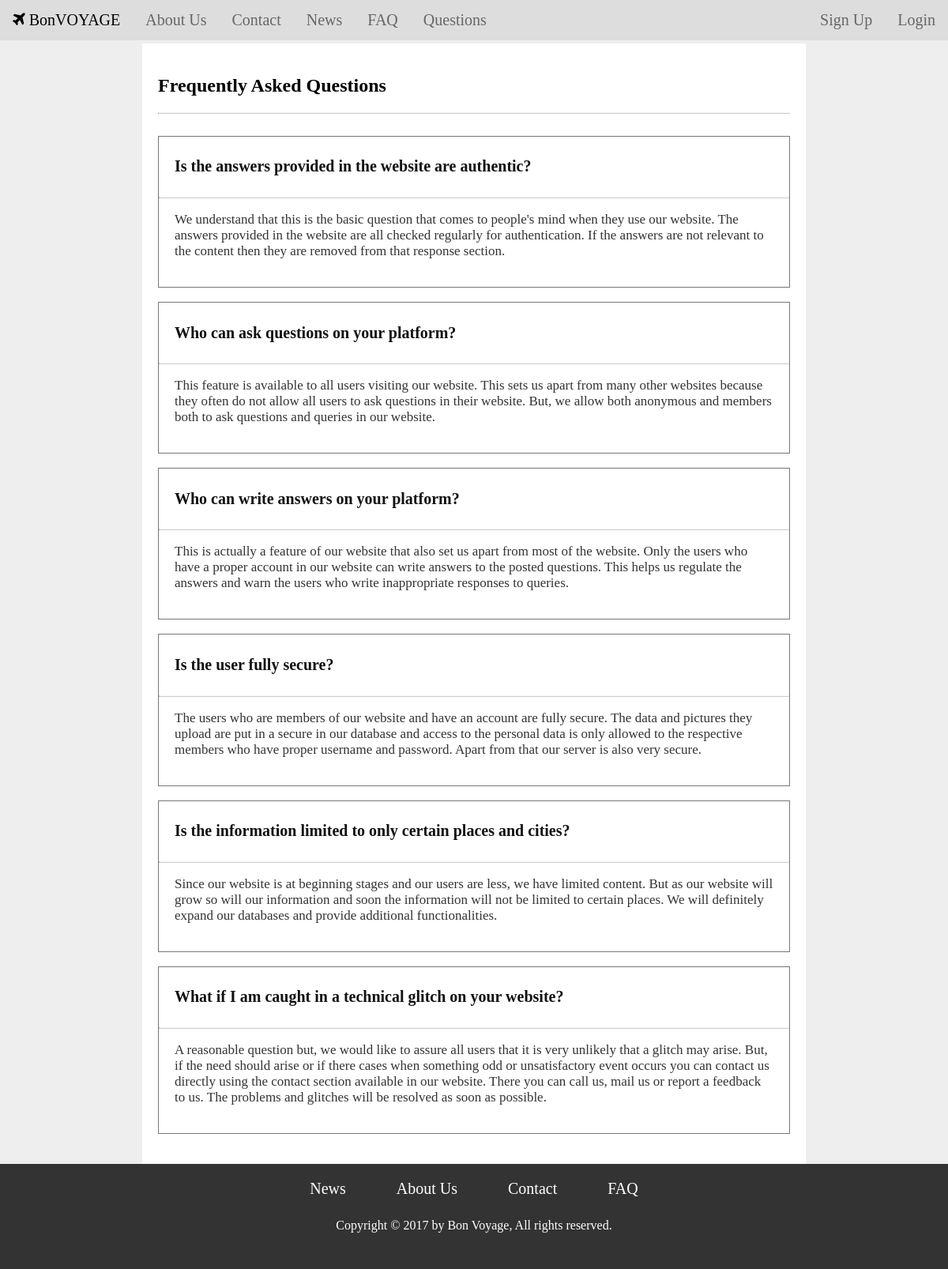
/faq/index.php, run on the app's committed database.
### tables this page shows
CREATE TABLE `Faq` (
  `Id` int(11) NOT NULL,
  `Question` text NOT NULL,
  `Answer` text NOT NULL
);

### faq/index.php (the view, shortened to what this page needs)
<?php
	include("../config.php");
	$sql = "SELECT * FROM Faq";
	$result = mysqli_query($conn,$sql);
?>
<!DOCTYPE HTML>
<html>
	<head>
		<link rel="stylesheet" type="text/css" href="../css/navbar.css">
		<link rel="stylesheet" type="text/css" href="../css/content.css">
		<link rel="stylesheet" type="text/css" href="css/faq.css">
		<link rel="stylesheet" type="text/css" href="../css/footer.css">
		<link rel="stylesheet" href="https://cdnjs.cloudflare.com/ajax/libs/font-awesome/4.7.0/css/font-awesome.min.css">
	</head>
	<body>
		<?php
			if(!isset($_SESSION['Username']))
				include("../nav1.php");
			else
				include("../nav2.php");
		?>
		<div class="br"></div>
		<div class="content">
			<h2>Frequently Asked Questions</h2>
			<hr>
			<br>
			<?php
				while($row = mysqli_fetch_assoc($result)){
					$question = $row['Question'];
					$answer = $row['Answer'];
					echo "<div class='faq'>";
					echo "<h4 class='questions'>$question</h4><hr>";
					echo "<p class='answers'>$answer</p><br>";
					echo "</div><br>";
				}
			?>
		</div>
		<?php include('../footer.php');?>
	</body>
</html>

### nav1.php (shortened to what this page needs)
<div class="navbar" id="navbar">
	<a href="/home" class="home"><i class="fa fa-plane"></i> BonVOYAGE</a>
	<a href="/about" class="opt">About Us</a>
	<a href="/contact" class="opt">Contact</a>
	<a href="/news" class="opt">News</a>
	<a href="/faq" class="opt">FAQ</a>
	<a href="/questions" class="opt">Questions</a>
	<a href="/login" class="opt right">Login</a>
	<a href="/signup" class="opt right">Sign Up</a>
</div>

### footer.php
<div class="footer">
	<a href="/news">News</a>
	<a href="/about">About Us</a>
	<a href="/contact">Contact</a>
	<a href="/faq" class="opt">FAQ</a>
	<p> Copyright &copy; 2017 by Bon Voyage, All rights reserved.</p>
</div>

### css/navbar.css (style rules this page uses)
body { margin: 0px; }
.navbar { overflow: hidden; position: fixed; top: 0; width:100%; z-index:1; background-color: #ddd; }
.navbar a { float:left; display: block; color: #666; padding: 14px 16px; font-size:20px; text-decoration: none; text-align: center; }
.navbar .right { float: right; }

### css/content.css (style rules this page uses)
body { background-color: #eee; }
.content { max-width: 800px; margin: auto; padding: 20px; background-color: white; }
.content hr { margin: 10px auto; border-top: 1px solid #f8f8f8; border-bottom: 1px solid rgba(0,0,0,0.2); }

### faq/css/faq.css (style rules this page uses)
.faq { border: 1px solid #777; padding: 0px; }
.questions { text-decoration: none; color: #111; font-size: 20px; padding: 0px 20px; }
.answers { color: #333; font-size: 17px; padding: 0px 20px; }

### css/footer.css (style rules this page uses)
.footer { padding: 20px; background-color: #333; color: white; text-align: center; }
.footer a { text-decoration: none; padding: 10px 30px; font-size: 20px; color: white; }
.footer p { padding: 10px; }

### data on the page
faq: Question "Is the answers provided in the website are authentic?", Answer "We understand that this is the basic question that comes to people's mind when they use our website. The answers provided in the website are all checked regularly for authentication. If the answers are not relevant to the content then they are removed from that response section."
faq: Question "Who can ask questions on your platform?", Answer "This feature is available to all users visiting our website. This sets us apart from many other websites because they often do not allow all users to ask questions in their website. But, we allow both anonymous and members both to ask questions and queries in our website."
faq: Question "Who can write answers on your platform?", Answer "This is actually a feature of our website that also set us apart from most of the website. Only the users who have a proper account in our website can write answers to the posted questions. This helps us regulate the answers and warn the users who write inappropriate responses to queries."
faq: Question "Is the user fully secure?", Answer "The users who are members of our website and have an account are fully secure. The data and pictures they upload are put in a secure in our database and access to the personal data is only allowed to the respective members who have proper username and password. Apart from that our server is also very secure."
faq: Question "Is the information limited to only certain places and cities?", Answer "Since our website is at beginning stages and our users are less, we have limited content. But as our website will grow so will our information and soon the information will not be limited to certain places. We will definitely expand our databases and provide additional functionalities."
faq: Question "What if I am caught in a technical glitch on your website?", Answer "A reasonable question but, we would like to assure all users that it is very unlikely that a glitch may arise. But, if the need should arise or if there cases when something odd or unsatisfactory event occurs you can contact us directly using the contact section available in our website. There you can call us, mail us or report a feedback to us. The problems and glitches will be resolved as soon as possible."
